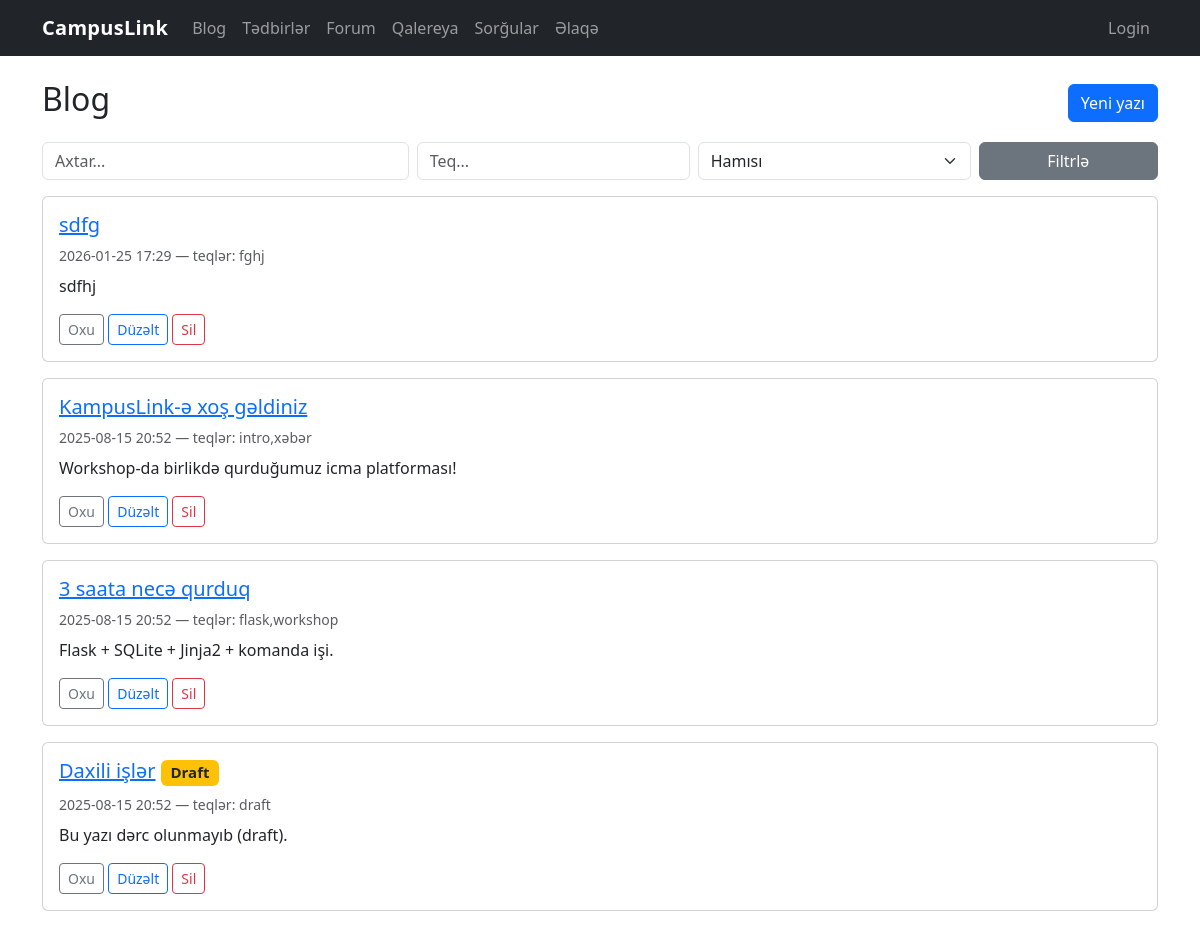
The page /blog/ on the database as committed earlier.
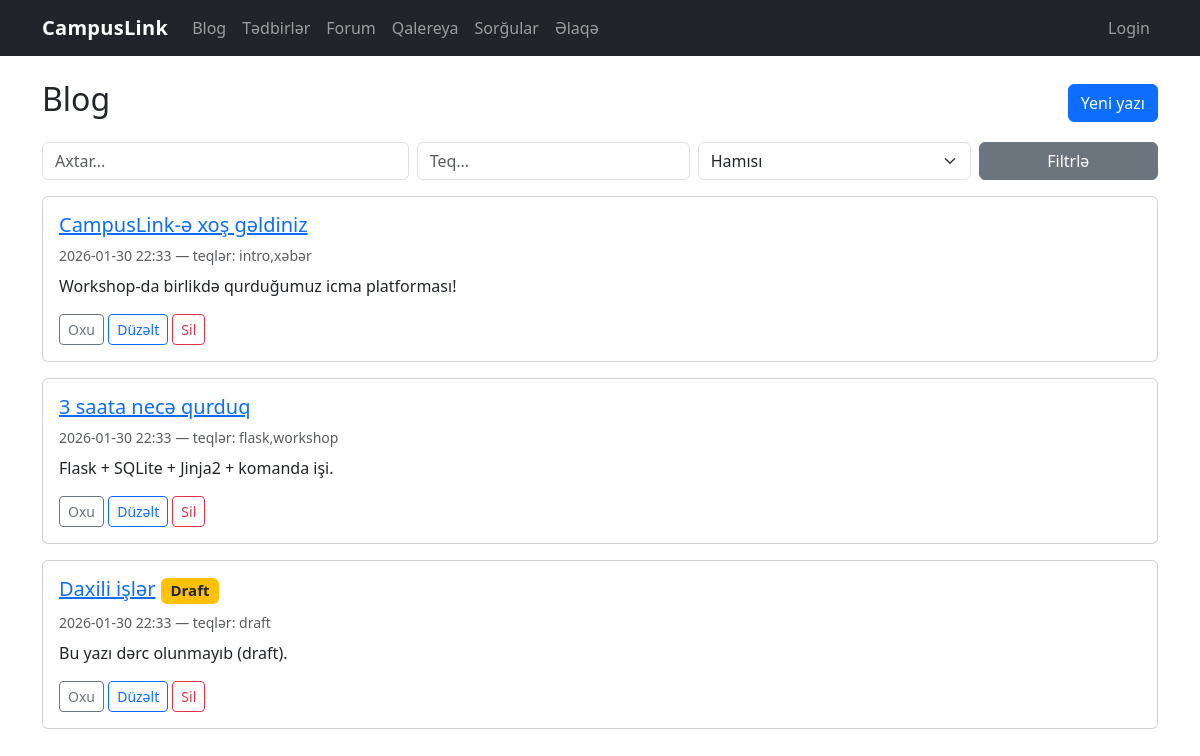
The same page on the database as committed later.
### tables this page shows
CREATE TABLE blog_posts (
            id INTEGER PRIMARY KEY AUTOINCREMENT,
            title TEXT NOT NULL,
            content TEXT NOT NULL,
            tags TEXT,
            created_at TEXT NOT NULL,
            is_published INTEGER NOT NULL DEFAULT 1,
            slug TEXT UNIQUE
        );

### blog.py (the view)
@bp.route("/")
def list_posts():
    db = get_db()
    q = request.args.get("q", "").strip()
    tag = request.args.get("tag", "").strip()
    published = request.args.get("published", "").strip()
    page = int(request.args.get("page", 1))
    conditions = ["1=1"]
    params = []
    if q:
        conditions.append("(title LIKE ? OR content LIKE ?)")
        search_term = f"%{q}%"
        params.extend([search_term, search_term])
    if tag:
        conditions.append("tags LIKE ?")
        params.append(f"%{tag}%")
    if published == "1":
        conditions.append("is_published = 1")
    elif published == "0":
        conditions.append("is_published = 0")
    where_clause = " AND ".join(conditions)
    base_sql = f"SELECT * FROM blog_posts WHERE {where_clause} ORDER BY created_at DESC"
    sql_with_limit, limit, offset = paginate_query(base_sql, page, 5)
    params.extend([limit, offset])
    cursor = db.execute(sql_with_limit, params)
    posts = [dict(row) for row in cursor.fetchall()]
    return render_template("blog/list.html", posts=posts, q=q, tag=tag, published=published, page=page)

### database.py (called while the page is built)
def get_db():
    if "db" not in g:
        g.db = sqlite3.connect(DB_PATH)
        g.db.row_factory = sqlite3.Row
    return g.db

def paginate_query(base_sql: str, page: int, per_page: int):
    page = max(1, int(page or 1))
    per_page = max(1, min(100, int(per_page or 10)))
    offset = (page - 1) * per_page
    sql = f"{base_sql} LIMIT ? OFFSET ?"
    return sql, per_page, offset

### forum.py (called while the page is built, shortened)
def _current_user_display() -> str:
    role = session.get("role") or "guest"
    if role == "admin":
        return (session.get("admin_name") or session.get("user_name") or "Admin").strip() or "Admin"
    if role == "user":
        return (session.get("user_name") or "User").strip() or "User"
    return "Guest"

@bp.app_context_processor
def _inject_forum_auth():
    return {"forum_role": session.get("role") or "guest", "forum_name": _current_user_display()}

def ensure_forum_schema() -> None:
    global _schema_ready
    if _schema_ready:
        return

@bp.before_app_request
def _forum_schema_bootstrap():
    db = get_db()
    db.execute("PRAGMA foreign_keys = ON;")
    ensure_forum_schema()

### polls.py (called while the page is built)
@bp.before_app_request
def ensure_session():
    if "voter_id" not in session:
        session["voter_id"] = secrets.token_hex(8)
    return None

### templates/blog/list.html (shortened to what this page needs)
{% extends "base.html" %}
{% block content %}
<div class="d-flex justify-content-between align-items-center mb-3">
  <h2>Blog</h2>
  <a href="{{ url_for('blog.new_post') }}" class="btn btn-primary">Yeni yazı</a>
</div>
<form class="row g-2 mb-3">
  <div class="col-md-4"><input class="form-control" name="q" placeholder="Axtar..." value="{{ q or '' }}"></div>
  <div class="col-md-3"><input class="form-control" name="tag" placeholder="Teq..." value="{{ tag or '' }}"></div>
  <div class="col-md-3">
    <select name="published" class="form-select">
      <option value="">Hamısı</option>
    </select>
  </div>
  <div class="col-md-2"><button class="btn btn-secondary w-100">Filtrlə</button></div>
</form>
{% for p in posts %}
  <div class="card mb-3">
    <div class="card-body">
      <h5 class="card-title">
        <a href="{{ url_for('blog.detail', post_id=p['id']) }}">{{ p["title"] }}</a>
        {% if not p['is_published'] %}<span class="badge bg-warning text-dark">Draft</span>{% endif %}
      </h5>
      <div class="text-muted small mb-2">{{ p["created_at"] }} — teqlər: {{ p["tags"] or "—" }}</div>
      <p class="card-text">{{ p["content"][:200] }}{% if p["content"]|length > 200 %}...{% endif %}</p>
      <a class="btn btn-sm btn-outline-secondary" href="{{ url_for('blog.detail', post_id=p['id']) }}">Oxu</a>
      <a class="btn btn-sm btn-outline-primary" href="{{ url_for('blog.edit', post_id=p['id']) }}?password=admin123">Düzəlt</a>
      <a class="btn btn-sm btn-outline-danger" href="{{ url_for('blog.delete', post_id=p['id']) }}?password=admin123">Sil</a>
    </div>
  </div>
{% else %}
  <p>Heç nə tapılmadı.</p>
{% endfor %}
{% endblock %}

### templates/base.html (shortened to what this page needs)
<!doctype html>
<html lang="az">
  <head>
    <link href="https://cdn.jsdelivr.net/npm/bootstrap@5.3.3/dist/css/bootstrap.min.css" rel="stylesheet">
    <link href="{{ url_for('static', filename='style.css') }}" rel="stylesheet">
  </head>
  <body>
    <nav class="navbar navbar-expand-lg navbar-dark bg-dark">
      <div class="container">
        <a class="navbar-brand" href="{{ url_for('index') }}">CampusLink</a>
        <div id="nav" class="collapse navbar-collapse">
          <ul class="navbar-nav me-auto mb-2 mb-lg-0">
            <li class="nav-item"><a class="nav-link" href="{{ url_for('blog.list_posts') }}">Blog</a></li>
            <li class="nav-item"><a class="nav-link" href="{{ url_for('events.list_events') }}">Tədbirlər</a></li>
            <li class="nav-item"><a class="nav-link" href="{{ url_for('forum.list_topics') }}">Forum</a></li>
            <li class="nav-item"><a class="nav-link" href="{{ url_for('gallery.grid') }}">Qalereya</a></li>
            <li class="nav-item"><a class="nav-link" href="{{ url_for('polls.list_polls') }}">Sorğular</a></li>
            <li class="nav-item"><a class="nav-link" href="{{ url_for('feedback.contact') }}">Əlaqə</a></li>
          </ul>
          <ul class="navbar-nav ms-auto mb-2 mb-lg-0">
            {% set role = session.get("role") or "guest" %}
            {% if role == "guest" %}
              <li class="nav-item">
                <a class="nav-link" href="{{ url_for('forum.login', next=request.full_path) }}">Login</a>
              </li>
            {% endif %}
          </ul>
        </div>
      </div>
    </nav>
    <main class="container my-4">
      {% block content %}{% endblock %}
    </main>
  </body>
</html>

### static/style.css (style rules this page uses)
body { font-family: system-ui, -apple-system, "Segoe UI", Roboto, Ubuntu, "Helvetica Neue", Arial, "Noto Sans", "Apple Color Emoji", "Segoe UI Emoji"; }
.navbar-brand { font-weight: 700; letter-spacing: .3px; }

Rows that differ between the two databases and show on the page:
removed blog_posts: title "sdfg", created_at "2026-01-25 17:29", tags "fghj", content "sdfhj"
changed blog_posts "Workshop-da birlikdə qurduğumuz icma platforması!": title "KampusLink-ə xoş gəldiniz" → "CampusLink-ə xoş gəldiniz"; created_at "2025-08-15 20:52" → "2026-01-30 22:33"
changed blog_posts "3 saata necə qurduq": created_at "2025-08-15 20:52" → "2026-01-30 22:33"
changed blog_posts "Daxili işlər": created_at "2025-08-15 20:52" → "2026-01-30 22:33"
